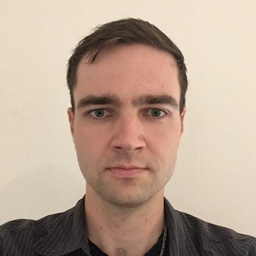
#> input picture image/jirka.jpg, 256 x 256 px, shrunk from 500 x 500 before the run
$ python 01.py
#> lines starting #> are read from the running program, lines starting #| are printed output that depends on the picture
### image.py
from PIL import Image as PilImage
from PIL import ImageColor as PilImageColor

from math import floor
from mappings import linear_map
import matplotlib.pyplot as plt

from palette import Palette
from histogram import Histogram

class Image:

    image = None

    def __init__(self, image):
        self.image = image

    @classmethod
    def open(cls, link):
        """Opens from link as an img"""
#> called with link = 'image/jirka.jpg'
        return cls(PilImage.open(link))
#> in __init__, self.image is the input picture: PIL image 256x256 RGB; mean R, G, B 185.7, 163.9, 146.9

    # [52 lines left out: functions new_with_img_params, render_palette, render_histogram, custom_new, not called in this run]


    @property
    def size(self):
        return self.image.size

    @property
    def width(self):
        return self.size[0]

    @property
    def height(self):
        return self.size[1]

    @property
    def mode(self):
        return self.image.mode

    @staticmethod
    def image_map(fun, first, *args, mode=None, index=False):

#> called with index = False
        if mode is None:
            mode = first.image.mode
#> mode = 'RGB'
        if args:
            images = [first] + list(args)
        else:
            images = [first]

        smallest_width = min([i.width for i in images])
#> smallest_width = 256
        smallest_height = min([i.height for i in images])
#> smallest_height = 256
        size = (smallest_width, smallest_height)
#> size = (256, 256)

        new = Image(PilImage.new(mode, size, "white"))
#> in __init__ (call 2), `self.image = image`: self.image: PIL image 256x256 RGB; every value is 255

        for x in range(smallest_width):
            for y in range(smallest_height):
                pixels = [img.image.getpixel((x, y)) for img in images]
                if index:
                    new_pixel = fun(*pixels, x ,y)
                else:
                    new_pixel = fun(*pixels)
                new.image.putpixel((x, y), new_pixel)
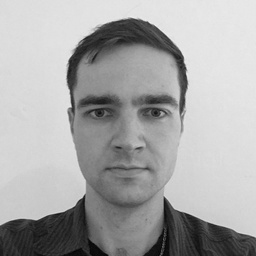
#> new.image: PIL image 256x256 RGB; min 3, max 241, mean 168.1

        return new

    # [59 lines left out: functions pixel_apply, get_pixel, get_subpixel, not called in this run]

    def is_edge_pixel(self, x, y):
        return x == 0 or y==0 or x == (self.width - 1) or y== (self.height - 1)

    def is_out_of_bounds(self, x, y):
        return x < 0 or y < 0 or x >= self.width or y >= self.height

    # [31 lines left out: functions color_to_pixel, put_pixel, paste, paste_list, not called in this run]

    def copy(self):
        return Image(self.image.copy())

    def save(self, link):
        """saves the image and returns it"""
        self.image.save(link)
        return self

    # [8 lines left out: function show, not called in this run]

    def close(self):
        self.image.close()
        self.image = None
        return self

    def __enter__(self):
        return self

    def __exit__(self, exc_type, exc_val, exc_tb):
        self.close()
        return False

    # [4 lines left out: function __del__, not called in this run]

### 01.py
from math import floor
from image import Image


def get_color_mean(pix, r, g, b):
    """Zpocita prumer barev v pixelu"""
    return sum([color * coeff for color, coeff in zip(list(pix), [r, g, b])])


def grayscale(img, r=0.299, g=0.587, b=0.114):
    """Creates a grayscale image, can configure r,g,b"""
    def gray_pix_fun(pix):
        return (floor(get_color_mean(pix, r, g, b)),) * 3

    return Image.image_map(gray_pix_fun, img)


def desaturate(img, s=0.5, r=0.299, g=0.587, b=0.114):
    """Creates a desaturated image, can configure r,g,b
    and saturation parameter s"""

    def des_pix_fun(gs, origin):
        y = gs[0]
        return tuple([floor(y + (s*(color - y))) for color in origin])

    with grayscale(img, r, g, b) as gs:
#> call 2 of image_map, with index = False
#> after the loop in image_map (call 2), `for x in range(smallest_width):`:
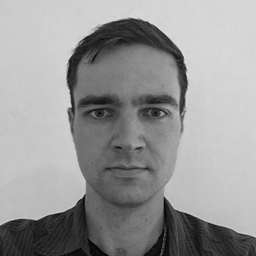
#> new.image: PIL image 256x256 RGB; min 0, max 227, mean 151.5
        new = Image.image_map(des_pix_fun, gs, img)
#> call 3 of image_map, with index = False
#> after the loop in image_map (call 3), `for x in range(smallest_width):`:
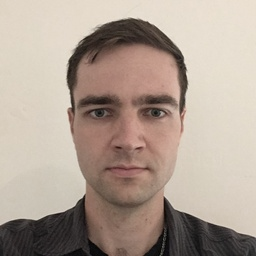
#> new.image: PIL image 256x256 RGB; mean R, G, B 175, 159.7, 147.7

    return new


if __name__ == "__main__":
    with Image.open('image/jirka.jpg') as img:
        with grayscale(img) as gr:
            gr.save('image/grayjirka.jpg')

        with desaturate(img, s=0.7, r=0, b=0.7, g=0.3) as ds:
            ds.save('image/desatjirka.jpg')

$ run again, with image/palette_new.jpg copied over image/jirka.jpg
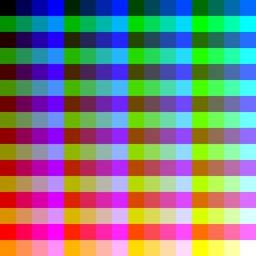
#> input picture image/palette_new.jpg, 256 x 256 px, shrunk from 1024 x 1024 before the run
#> in __init__, self.image is the input picture: PIL image 256x256 RGB; mean R, G, B 127.1, 127, 127.6
#> self.image: PIL image 256x256 RGB; every value is 255
#> after the loop in image_map (call 2), `for x in range(smallest_width):`:
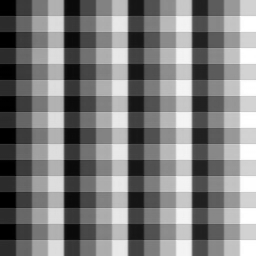
#> new.image: PIL image 256x256 RGB; min 0, max 255, mean 126.9
#> after the loop in image_map (call 3), `for x in range(smallest_width):`:
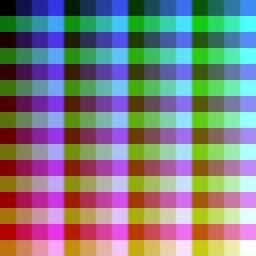
#> new.image: PIL image 256x256 RGB; mean R, G, B 126.6, 126.6, 126.9

$ run again, with image/wulf.jpg copied over image/jirka.jpg
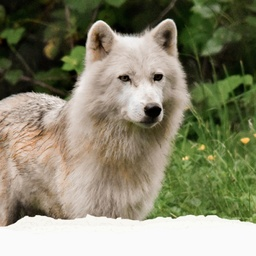
#> input picture image/wulf.jpg, 256 x 256 px, shrunk from 500 x 500 before the run
#> in __init__, self.image is the input picture: PIL image 256x256 RGB; mean R, G, B 135.1, 133.8, 109.4
#> self.image: PIL image 256x256 RGB; every value is 255
#> after the loop in image_map, `for x in range(smallest_width):`:
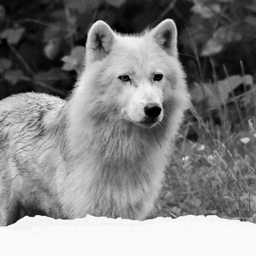
#> new.image: PIL image 256x256 RGB; min 0, max 254, mean 131
#> after the loop in image_map (call 2), `for x in range(smallest_width):`:
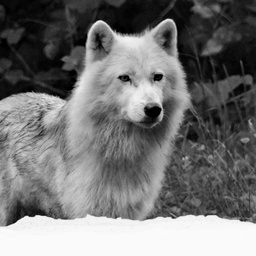
#> new.image: PIL image 256x256 RGB; min 0, max 254, mean 116.3
